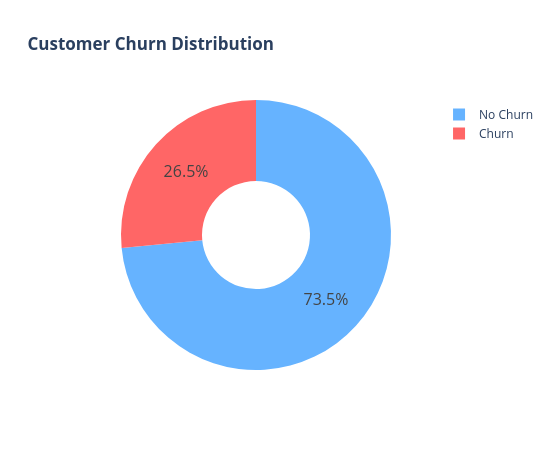

Notebook source saved alongside this figure:
### Markdown cell above
## 4. Exploratory Data Analysis

### Code cell
churn_counts = data['Churn'].value_counts()
churn_rate = churn_counts[1] / churn_counts.sum() * 100
print(f"Churn rate: {churn_rate:.1f}%")

fig = go.Figure(data=[go.Pie(labels=['No Churn', 'Churn'], values=churn_counts.values, hole=.4)])
fig.update_traces(hoverinfo='label+percent', textfont_size=16,
                   marker=dict(colors=['#66b3ff', '#ff6666']))
fig.update_layout(title_text='<b>Customer Churn Distribution</b>', width=550, height=450)
fig.show()

### Figure 1 — Plotly figure (JSON) as saved in the notebook; plotly's stock layout.template omitted (floating-point values rounded to 4 significant figures)
{"data": [{"hole": 0.4, "hoverinfo": "label+percent", "labels": ["No Churn", "Churn"], "marker": {"colors": ["#66b3ff", "#ff6666"]}, "textfont": {"size": 16}, "type": "pie", "values": [5174, 1869]}], "layout": {"height": 450, "title": {"text": "<b>Customer Churn Distribution</b>"}, "width": 550}}
